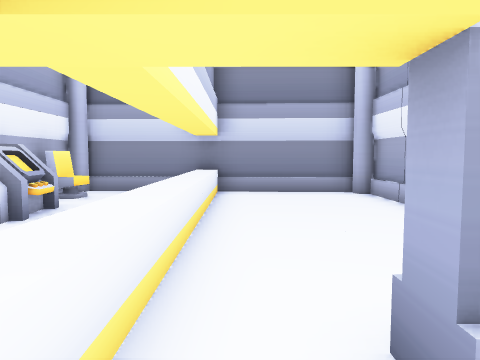
[1] (above)

12 first-person views from a walk through a Unity game level. The camera is 1.4 m above the floor, tilts 4° down and sees 70° across. The floor is counted in squares, 1.43 m on a side. Each view is taken from the middle of a square. On the plan, view 1 faces up. The plan holds only what a view shows up to about 13 squares ahead; the rest is blank. The place goes on beyond the plan. The player is left out. Door leaves are left out, so doorways stand open.

[2]
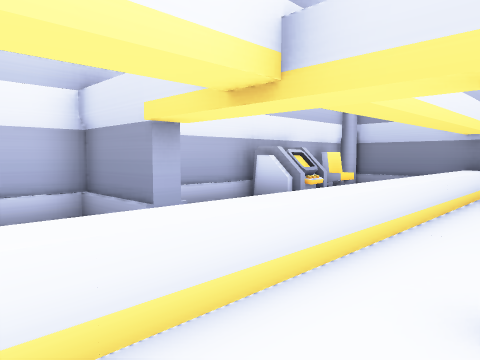

[3]
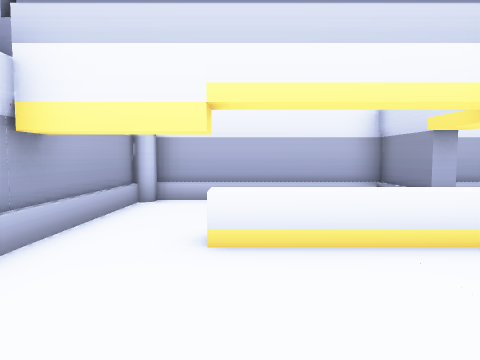

[4]
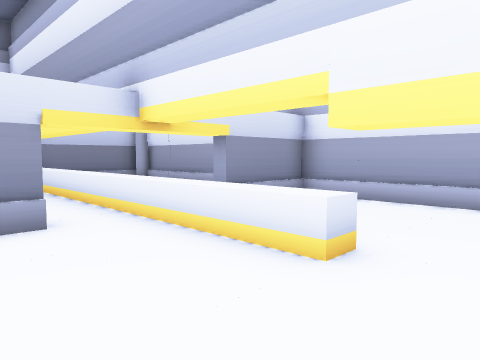

[5]
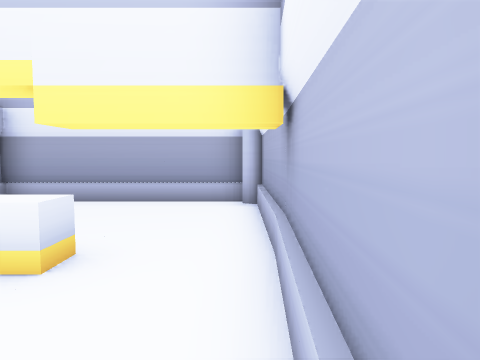

[6]
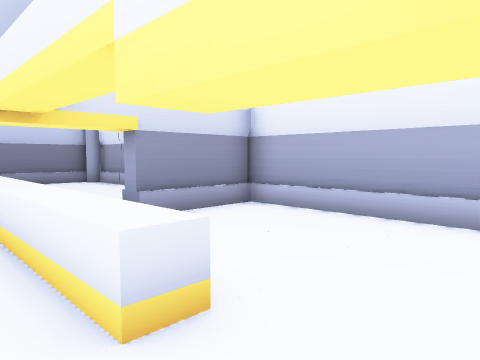

[7]
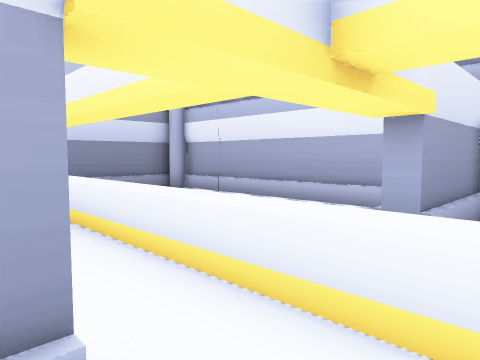

[8]
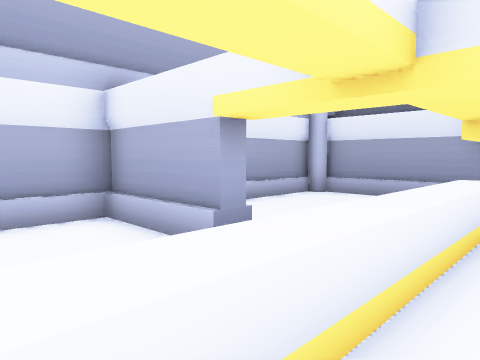

[9]
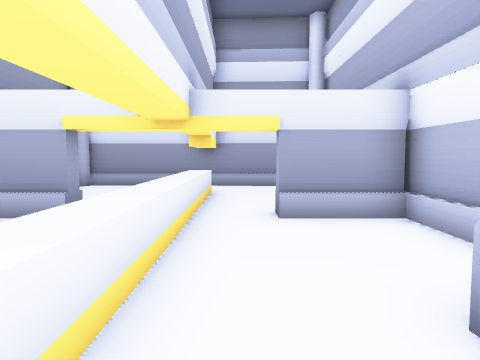

[10]
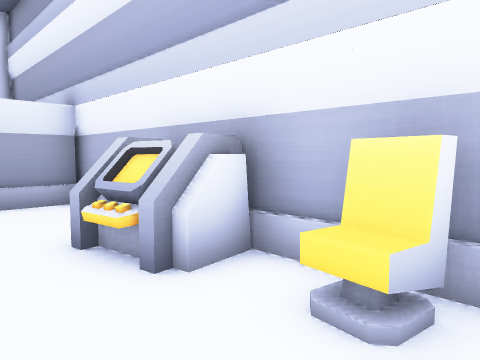

[11]
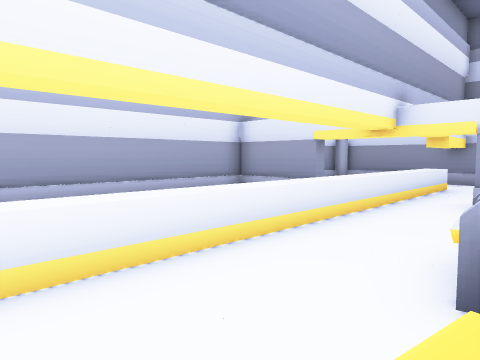

[12]
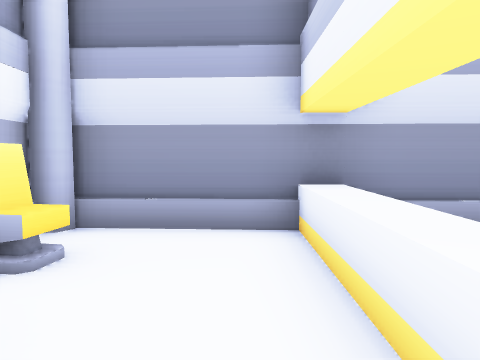

### Floor plan
Key: @ floor where view 1 was taken; # wall or solid block; . floor; D open door; ^ raised ledge; C chair; M computer.
Columns run from 5 left of view 1 to 4 right of it. Each row starts with its distance up from view 1.
 10 #########
  9 #...^...##
  8 #C..^....#
  7 #...^....#
  6 #M..^....#
  5 #M..^....#
  4 #...^....#
  3 #...^....#
  2 #..D^D...#
  1 ###D^D####
  0 #...^@...#
 -1 #...^....#
 -2 #...^....#
 -3 #........#
 -4 #........#
 -5 ##########

Where each view was taken, in squares from view 1:
view 1: 0 up, 0 right, facing up
view 2: 1 down, 1 right, facing up-left
view 3: 2 down, 3 right, facing left
view 4: 4 down, 4 left, facing up-right
view 5: 4 down, 4 left, facing right
view 6: 4 down, 2 left, facing up-right
view 7: 0 up, 3 left, facing up-right
view 8: 4 up, 2 left, facing down-right
view 9: 7 up, 2 left, facing down
view 10: 9 up, 2 left, facing down-left
view 11: 9 up, 4 left, facing down-right
view 12: 5 up, 2 left, facing up
